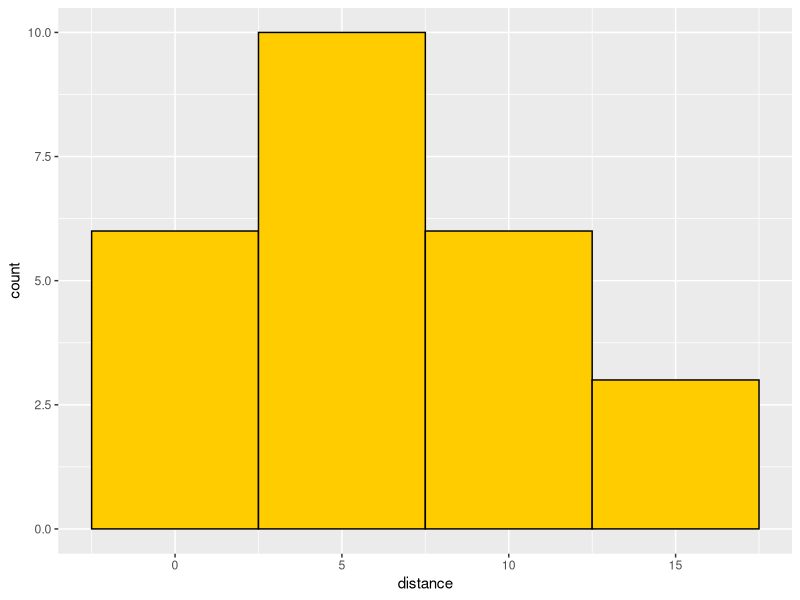
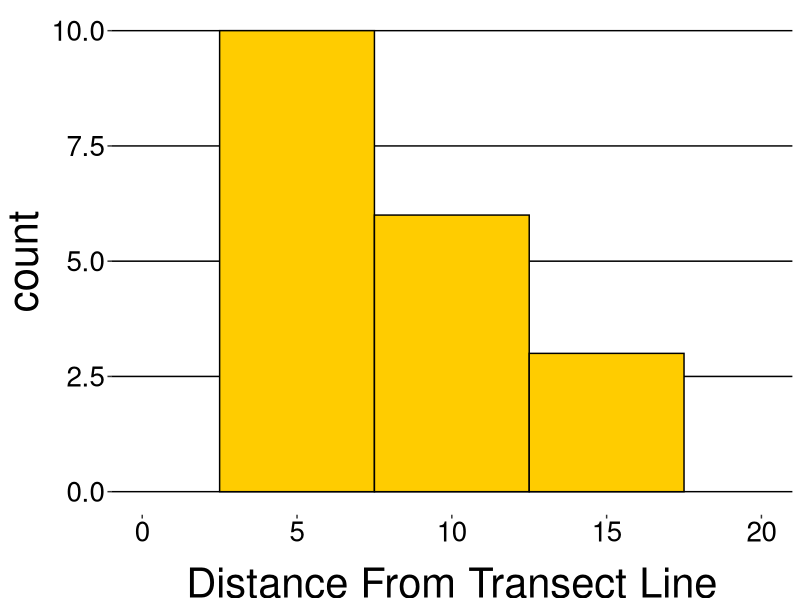

Write the R code that produced these figures, in order.
library(ggplot2)
dat = data.frame(x=1,y=1:25)

dat$distance = c(0,0,1,1,2,2,3,3,4,4,4,4,5,5,7,7,8,8,11,11,12,12,16,16,16)
dat$bin = c(1,1,1,1,1,1,1,1,1,1,1,1,2,2,2,2,2,2,3,3,3,3,4,4,4)
ggplot() + geom_histogram(data=dat, aes(x=distance), stat="bin", binwidth=5,colour="black", fill="#FFCC00")

ggplot(dat, aes(x=distance)) + 
  geom_histogram(stat="bin",binwidth=5,colour="black", fill="#FFCC00")+
  xlab("Distance From Transect Line") +
  scale_x_continuous(limit=c(0,20))+
  theme(plot.title = element_text(colour="black",size=40), #plot title
        axis.text.x = element_text(colour="black", size=20), #x axis labels
        axis.text.y = element_text(colour="black",size=20), #y axis labels
        axis.title.x = element_text(colour="black", size=30, vjust=-.5), #x axis title
        axis.title.y = element_text(colour="black",size=30), #y axis title
        legend.text = element_text(colour="black", size=30), #legend text
        legend.title = element_blank(),#legend title
        legend.background = element_rect(fill="white"), #legend background color
        legend.position = "top",
        legend.direction= "horizontal",
        legend.key = element_blank(),
        plot.background = element_rect(fill = "white" ), #plot background color
        panel.background = element_rect(fill = "white"), #panel background color
        panel.grid.major.y= element_line(colour="black"), #y axis grid line color
        panel.grid.major.x = element_line(colour=NA),
        panel.grid.minor = element_line(colour=NA))+ #x axis grid line color
  guides(fill=guide_legend(title="Habitat Type")) #retitles the legend
